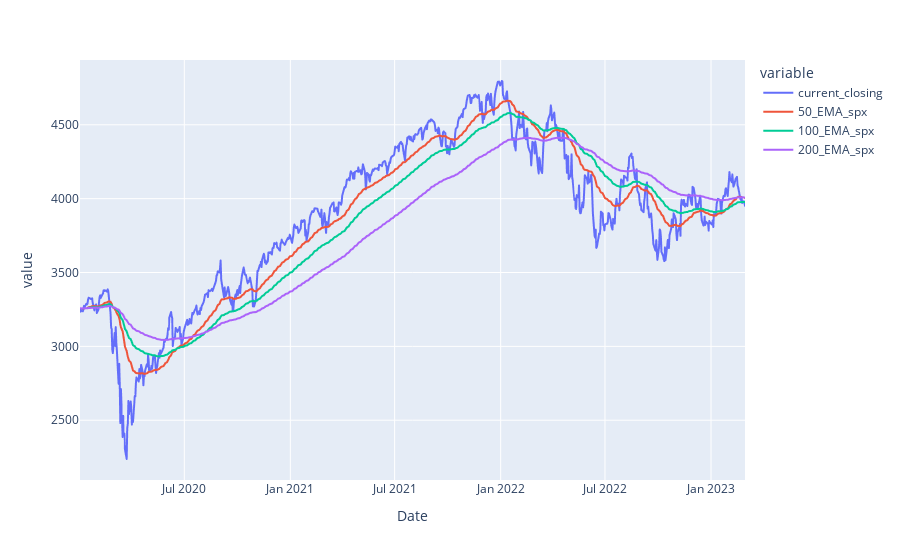

The cell this chart's notebook holds for it:
### Code cell
spx_longterm_df['50_EMA_spx'] = spx_close.ewm(span=50, adjust=False).mean()
spx_longterm_df['100_EMA_spx'] = spx_close.ewm(span=100, adjust=False).mean()
spx_longterm_df['200_EMA_spx'] = spx_close.ewm(span=200, adjust=False).mean()

px.line(spx_close)
fig = px.line(spx_longterm_df[['current_closing', '50_EMA_spx', '100_EMA_spx', '200_EMA_spx']])
fig.show()

### Figure 1 — Plotly figure (JSON) as saved in the notebook; plotly's stock layout.template omitted (floating-point values rounded to 4 significant figures; data arrays with more than 128 entries replaced by an {"elided": "..."} marker saying what was removed)
{"data": [{"hovertemplate": "variable=current_closing<br>Date=%{x}<br>value=%{y}<extra></extra>", "legendgroup": "current_closing", "line": {"color": "#636efa", "dash": "solid"}, "marker": {"symbol": "circle"}, "mode": "lines", "name": "current_closing", "showlegend": true, "type": "scattergl", "x": {"elided": "796 str values"}, "xaxis": "x", "y": {"elided": "796 float values"}, "yaxis": "y"}, {"hovertemplate": "variable=50_EMA_spx<br>Date=%{x}<br>value=%{y}<extra></extra>", "legendgroup": "50_EMA_spx", "line": {"color": "#EF553B", "dash": "solid"}, "marker": {"symbol": "circle"}, "mode": "lines", "name": "50_EMA_spx", "showlegend": true, "type": "scattergl", "x": {"elided": "796 str values"}, "xaxis": "x", "y": {"elided": "796 float values"}, "yaxis": "y"}, {"hovertemplate": "variable=100_EMA_spx<br>Date=%{x}<br>value=%{y}<extra></extra>", "legendgroup": "100_EMA_spx", "line": {"color": "#00cc96", "dash": "solid"}, "marker": {"symbol": "circle"}, "mode": "lines", "name": "100_EMA_spx", "showlegend": true, "type": "scattergl", "x": {"elided": "796 str values"}, "xaxis": "x", "y": {"elided": "796 float values"}, "yaxis": "y"}, {"hovertemplate": "variable=200_EMA_spx<br>Date=%{x}<br>value=%{y}<extra></extra>", "legendgroup": "200_EMA_spx", "line": {"color": "#ab63fa", "dash": "solid"}, "marker": {"symbol": "circle"}, "mode": "lines", "name": "200_EMA_spx", "showlegend": true, "type": "scattergl", "x": {"elided": "796 str values"}, "xaxis": "x", "y": {"elided": "796 float values"}, "yaxis": "y"}], "layout": {"legend": {"title": {"text": "variable"}, "tracegroupgap": 0}, "margin": {"t": 60}, "xaxis": {"anchor": "y", "domain": [0, 1], "title": {"text": "Date"}}, "yaxis": {"anchor": "x", "domain": [0, 1], "title": {"text": "value"}}}}
